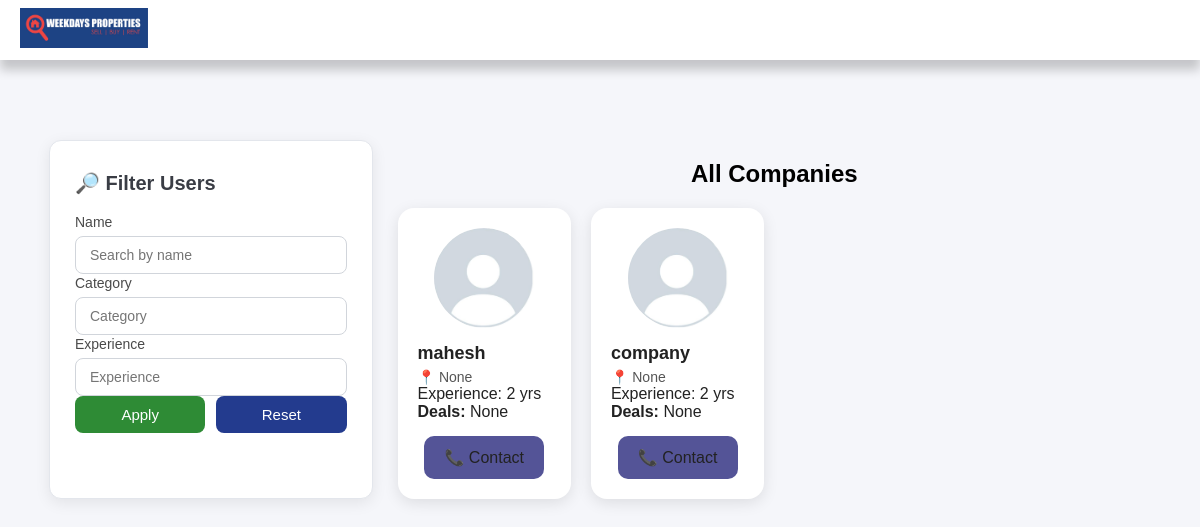
Page /all-users/ on the committed database.
### prop/models.py (models this page shows, shortened)
class User(AbstractUser):
    phone = models.CharField(max_length=15, unique=True, null=True, blank=True)
    email = models.EmailField(unique=True)
    category = models.CharField(max_length=100, null=True, blank=True)
    role = models.CharField(max_length=20, choices=Role.choices, default=Role.PROFESSIONAL)
    plan_type = models.CharField(max_length=30, choices=PlanType.choices, null=True, blank=True)
    description = models.TextField(null=True, blank=True)
    location = models.CharField(max_length=255, null=True, blank=True)
    experience = models.IntegerField(null=True, blank=True)
    user_referral_code = models.CharField(max_length=50, null=True, blank=True, unique=True, help_text="This user's own unique referral code.")
    referred_by_code = models.CharField(max_length=50, null=True, blank=True, help_text="The referral code used by the user during registration.")
    deals = models.CharField(max_length=255, null=True, blank=True)
    radius = models.IntegerField(null=True, blank=True, default=5)
    profile_image_path = models.ImageField(upload_to='profile_images/', default='images/Default_profile_picture.jpeg', null=True, blank=True)
    company_logo_path = models.ImageField(upload_to='company_logos/', null=True, blank=True)
    company_wallpaper_path = models.ImageField(upload_to='company_wallpapers/', null=True, blank=True)
    company_name = models.CharField(max_length=255, null=True, blank=True)
    address = models.CharField(max_length=255, null=True, blank=True)
    logo_url = models.CharField(max_length=255, null=True, blank=True)
    click = models.BigIntegerField(default=0)
    leads = models.BigIntegerField(default=0)
    total_projects = models.IntegerField(null=True, blank=True)
    ongoing_projects = models.IntegerField(null=True, blank=True)
    completed_projects = models.IntegerField(null=True, blank=True)
    contact_number = models.CharField(max_length=15, null=True, blank=True)
    selected_duration = models.IntegerField(default=1)
    created_at = models.DateTimeField(default=timezone.now)
    updated_at = models.DateTimeField(auto_now=True)
    company_subscription_start_date = models.DateField(null=True, blank=True)
    company_subscription_end_date = models.DateField(null=True, blank=True)
    marketer_subscription_start_date = models.DateField(null=True, blank=True)
    marketer_subscription_end_date = models.DateField(null=True, blank=True)
    professionals_subscription_start_date = models.DateField(null=True, blank=True)
    professionals_subscription_end_date = models.DateField(null=True, blank=True)
    company_subscription_type = models.CharField(
        max_length=50,
        choices=CompanySubscriptionType.choices,
        null=True,
        blank=True
    )
    marketing_subscription_type = models.CharField(
        max_length=50,
        choices=MarketingSubscriptionType.choices,
        null=True,
        blank=True
    )
    professionals_subscription_type = models.CharField(
        max_length=50,
        choices=MarketingSubscriptionType.choices,
        null=True,
        blank=True
    )

### prop/views.py (the view)
# urls.py: path('all-users/', views.all_users, name="all_users"),
def all_users(request):
    category = request.GET.get("category", "company")  # default category
    marketer_export = marketer_export_pro = company_normal = company_pro = professional_users = None
    if category in ["marketer", "marketer_pro"]:
        marketer_export_pro = User.objects.filter(role=Role.MARKETER, plan_type=PlanType.MARKETER_EXPORT_PRO)
        marketer_export = User.objects.filter(role=Role.MARKETER, plan_type=PlanType.MARKETER_EXPORT)
    elif category in ["company", "company_pro"]:
        company_pro = User.objects.filter(role=Role.COMPANY, plan_type=PlanType.COMPANY_PRO)
        company_normal = User.objects.filter(role=Role.COMPANY).exclude(plan_type=PlanType.COMPANY_PRO)
    elif category == "professional":
        professional_users = User.objects.filter(role=Role.PROFESSIONAL)
    name = request.GET.get("name", "")
    user_category = request.GET.get("user_category", "")
    experience = request.GET.get("experience", "")
    def apply_filters(queryset):
        if name:
            queryset = queryset.filter(username__icontains=name)
        if user_category:
            queryset = queryset.filter(category__icontains=user_category)
        if experience:
            queryset = queryset.filter(experience__icontains=experience)
        return queryset
    marketer_export = apply_filters(marketer_export) if marketer_export else None
    marketer_export_pro = apply_filters(marketer_export_pro) if marketer_export_pro else None
    company_normal = apply_filters(company_normal) if company_normal else None
    company_pro = apply_filters(company_pro) if company_pro else None
    professional_users = apply_filters(professional_users) if professional_users else None
    return render(request, "all_users.html", {
        "category": category,
        "filters": {
            "name": name,
            "user_category": user_category,
            "experience": experience,
        },
        "marketer_export": marketer_export,
        "marketer_export_pro": marketer_export_pro,
        "company_normal": company_normal,
        "company_pro": company_pro,
        "professional_users": professional_users,
    })

### templates/all_users.html (shortened to what this page needs)
{% load static %}
<!DOCTYPE html>
<html lang="en">
<head>
</head>
<body>
{% include 'NavBar.html' %}
<div class="container1">
    <div class="main-layout">
        <form method="GET" class="filter-box">
            <h3>🔎 Filter Users</h3>
            <label>Name</label>
            <input type="text" name="name" placeholder="Search by name" value="{{ filters.name }}">
            <label>Category</label>
            <input type="text" name="user_category" placeholder="Category" value="{{ filters.user_category }}">
            <label>Experience</label>
            <input type="text" name="experience" placeholder="Experience" value="{{ filters.experience }}">
            <div style="display:flex; justify-content: space-between;">
                <button type="submit" class="apply-btn">Apply</button>
                <a href="?category={{ category }}" class="reset-btn">Reset</a>
            </div>
        </form>
        <div class="profile-container" style="width: 70%;">
            {% if category == 'company' and company_normal %}
                <h2>All Companies</h2>
            <div class="grid">
                {% for u in company_normal %}
                <div class="card">
                    <a href="{% url 'prop:company_profile_with_id' u.id %}">
                        <img src="{{ u.profile_image_path.url }}" class="profile-img" alt="{{ u.username }}">
                        <div class="card-details">
                            <h3>{{ u.username }}</h3>
                            <p class="location">📍 {{ u.location }}</p>
                            <p>Experience: {{ u.experience }} yrs</p>
                            <p><strong>Deals:</strong> {{ u.deals }}</p>
                        </div>
                    </a>
                    <a class="btn" href="tel:{{ u.contact_number }}">📞 Contact</a>
                </div>
                {% endfor %}
            </div>
            {% endif %}
        </div>
    </div>
</div>
</body>
</html>

### static/css/navbar.css (style rules this page uses)
* { margin: 0; padding: 0; box-sizing: border-box; font-family: Arial, sans-serif; }
button { cursor: pointer; outline: none; background-color: #0d6efd; }

### templates/all_users.html (style rules this page uses)
body { background: #f5f6fa; font-family: "Poppins", sans-serif; margin: 0; }
.container1 { width: 100%; margin: auto; padding: 20px; margin-top: 100px; gap: 50px; }
.grid { display: grid; grid-template-columns: repeat(4, 1fr); gap: 20px; }
.card { background: #ffffff; border-radius: 16px; padding: 20px; box-shadow: 0 4px 15px rgba(0,0,0,0.1); transition: 0.3s; text-align: center; width: 100%; }
.card a { text-decoration: none; color: #222; }
.profile-img, .pro-img { width: 100px; height: 100px; border-radius: 50%; object-fit: cover; display: block; margin: 0 auto 15px auto; }
.card-details { text-align: left; margin-top: 10px; font-size: 16px; }
.btn { display: block; width: 90%; margin: 15px auto 0 auto; padding: 12px; text-align: center; background: rgb(84, 84, 151); color: white; font-size: 16px; border-radius: 10px; text-decoration: none; transition: 0.3s; }
h2 { text-align: center; margin: 20px 0; }
h3 { font-size: 18px; margin: 5px 0; }
.location { font-size: 14px; color: #555; }
.filter-box { width: 330px; padding: 25px; border-radius: 12px; background: #ffffff; box-shadow: 0px 4px 15px rgba(0,0,0,0.08); border: 1px solid #e3e6ec; margin-left: 0; }
.filter-box h3 { margin-bottom: 18px; font-size: 20px; font-weight: 600; color: #3a3d45; }
.filter-box label { font-size: 14px; font-weight: 500; color: #4a4a4a; }
.filter-box input { width: 100%; padding: 10px 14px; border-radius: 8px; border: 1px solid #d1d5db; margin-top: 5px; font-size: 14px; outline: none; }
.apply-btn { background: #2e8b35; border: none; color: white; font-size: 15px; border-radius: 8px; cursor: pointer; padding: 10px; width: 48%; }
.reset-btn { background: #233b8e; color: white; text-align: center; font-size: 15px; border-radius: 8px; text-decoration: none; padding: 10px; width: 48%; display: inline-block; text-align: center; }
.main-layout { display: flex; width: 95%; margin: 20px auto; gap: 25px; }

### rows in the picture
User: profile_image_path (placeholder picture), username "mahesh", location "None", experience "2", deals "None"
User: profile_image_path (placeholder picture), username "company", location "None", experience "2", deals "None"
